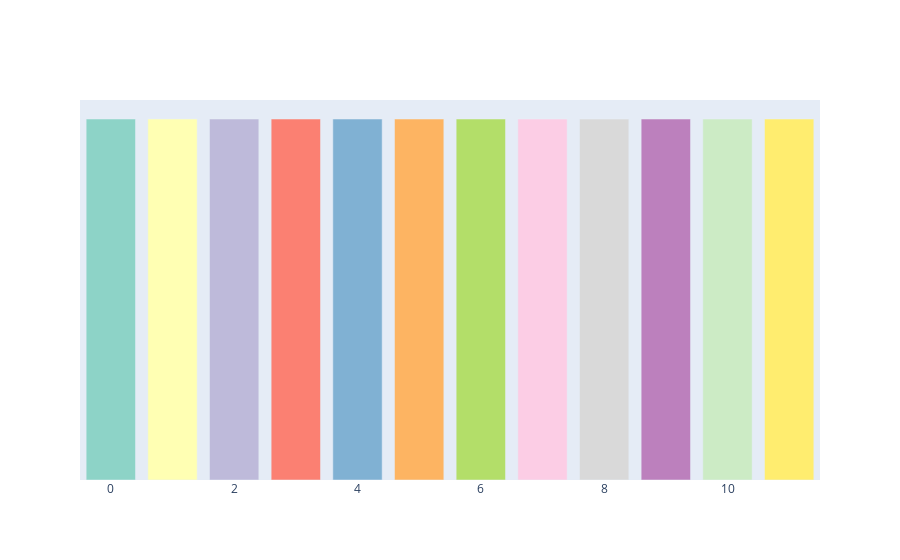

Here is the notebook cell this chart was saved with:
### Code cell
import re

fig = go.Figure(go.Bar(
    x=list(range(len(px.colors.qualitative.Set3))),
    y=[1]*len(px.colors.qualitative.Set3),
    marker_color=px.colors.qualitative.Set3
))
fig.update_layout(showlegend=False, yaxis=dict(visible=False))
fig.show()

# Set3 colors are already hex codes, but if you want to ensure hex format:
def rgb_to_hex(rgb_tuple):
    return '#{:02x}{:02x}{:02x}'.format(*rgb_tuple)

# If you want to convert from rgb string to hex:
def rgb_string_to_hex(rgb_string):
    # e.g. 'rgb(141,211,199)' -> '#8dd3c7'
    nums = tuple(map(int, re.findall(r'\d+', rgb_string)))
    return rgb_to_hex(nums)

set3_colors = px.colors.qualitative.Set3
set3_colors_hex = [rgb_string_to_hex(c) if c.startswith('rgb') else c for c in set3_colors]
set3_colors_hex

### Figure 1 — Plotly figure (JSON) as saved in the notebook; plotly's stock layout.template omitted (floating-point values rounded to 4 significant figures)
{"data": [{"marker": {"color": ["rgb(141,211,199)", "rgb(255,255,179)", "rgb(190,186,218)", "rgb(251,128,114)", "rgb(128,177,211)", "rgb(253,180,98)", "rgb(179,222,105)", "rgb(252,205,229)", "rgb(217,217,217)", "rgb(188,128,189)", "rgb(204,235,197)", "rgb(255,237,111)"]}, "type": "bar", "x": [0, 1, 2, 3, 4, 5, 6, 7, 8, 9, 10, 11], "y": [1, 1, 1, 1, 1, 1, 1, 1, 1, 1, 1, 1]}], "layout": {"showlegend": false, "yaxis": {"visible": false}}}
